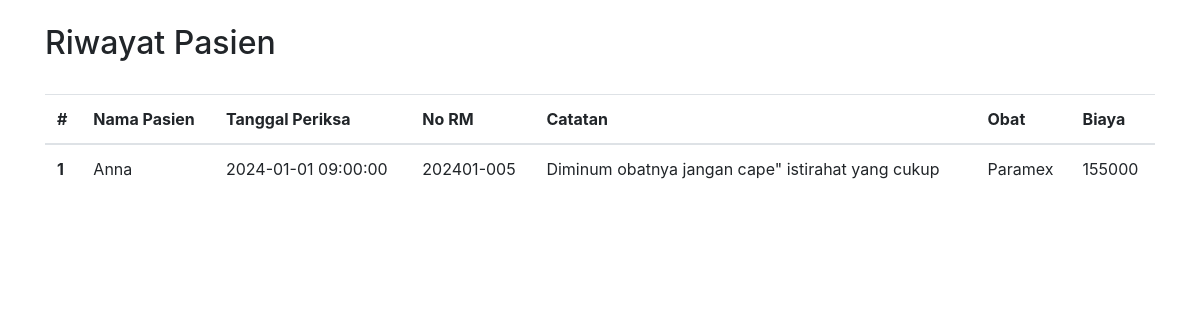
The app's page /riwayatpasien.php (signed in), older data.
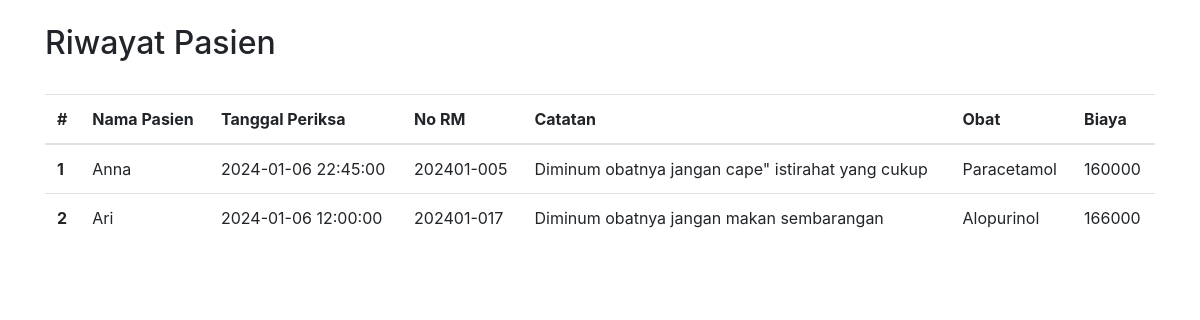
The same page, newer data.
### tables this page shows
CREATE TABLE `pasien` (
  `id` int(11) NOT NULL,
  `nama` varchar(255) NOT NULL,
  `alamat` varchar(255) NOT NULL,
  `no_ktp` varchar(255) NOT NULL,
  `no_hp` varchar(50) NOT NULL,
  `no_rm` varchar(25) NOT NULL
);

CREATE TABLE `periksa` (
  `id` int(11) NOT NULL,
  `id_daftar_poli` int(11) NOT NULL,
  `tgl_periksa` datetime NOT NULL,
  `catatan` text NOT NULL,
  `biaya_periksa` int(11) NOT NULL
);

CREATE TABLE `obat` (
  `id` int(11) NOT NULL,
  `nama_obat` varchar(50) NOT NULL,
  `kemasan` varchar(35) NOT NULL,
  `harga` int(11) NOT NULL
);

### riwayatpasien.php (the view, shortened to what this page needs)
<?php
include 'koneksi.php';
$result = mysqli_query($mysqli, "SELECT ps.nama, ps.no_rm, pr.tgl_periksa, pr.catatan, o.nama_obat, pr.biaya_periksa FROM pasien AS ps
                                    JOIN daftar_poli AS dp ON ps.id = dp.id_pasien
                                    JOIN periksa AS pr ON dp.id = pr.id_daftar_poli
                                    JOIN detail_periksa AS dep ON pr.id = dep.id_periksa
                                    JOIN obat AS o ON dep.id_obat = o.id
                                    JOIN jadwal_periksa AS jp ON dp.id_jadwal = jp.id
                                    JOIN dokter AS dok ON jp.id_dokter = dok.id
                                    WHERE jp.id_dokter IN (SELECT id FROM dokter WHERE id =  '".$_SESSION['id_dokter']."')
                                ");
$no = 1;
?>
<!DOCTYPE html>
<html lang="en">
<head>
    <link rel="stylesheet" href="https://maxcdn.bootstrapcdn.com/bootstrap/4.0.0/css/bootstrap.min.css">
</head>
<body>
    <div class="container">
        <br>
        <h2>Riwayat Pasien</h2>
        <br>
        <table class="table table-hover">
            <thead>
                <tr>
                    <th scope="col">#</th>
                    <th scope="col">Nama Pasien</th>
                    <th scope="col">Tanggal Periksa</th>
                    <th scope="col">No RM</th>
                    <th scope="col">Catatan</th>
                    <th scope="col">Obat</th>
                    <th scope="col">Biaya</th>
                </tr>
            </thead>
            <tbody>
                <?php while ($data = mysqli_fetch_array($result)) { ?>
                    <tr>
                        <th scope="row"><?php echo $no++ ?></th>
                        <td><?php echo $data['nama'] ?></td>
                        <td><?php echo $data['tgl_periksa'] ?></td>
                        <td><?php echo $data['no_rm'] ?></td>
                        <td><?php echo $data['catatan'] ?></td>
                        <td><?php echo $data['nama_obat'] ?></td>
                        <td><?php echo $data['biaya_periksa'] ?></td>
                    </tr>
                <?php } ?>
            </tbody>
        </table>
    </div>
</body>
</html>

Row changes from the older to the newer data that the page shows:
computed for pasien "Anna": periksa.tgl_periksa "2024-01-01 09:00:00" → "2024-01-06 22:45:00"; obat.nama_obat "Paramex" → "Paracetamol"; periksa.biaya_periksa "155000" → "160000"
added pasien: nama "Ari", periksa.tgl_periksa "2024-01-06 12:00:00", no_rm "202401-017", periksa.catatan "Diminum obatnya jangan makan sembarangan", obat.nama_obat "Alopurinol", periksa.biaya_periksa "166000"
